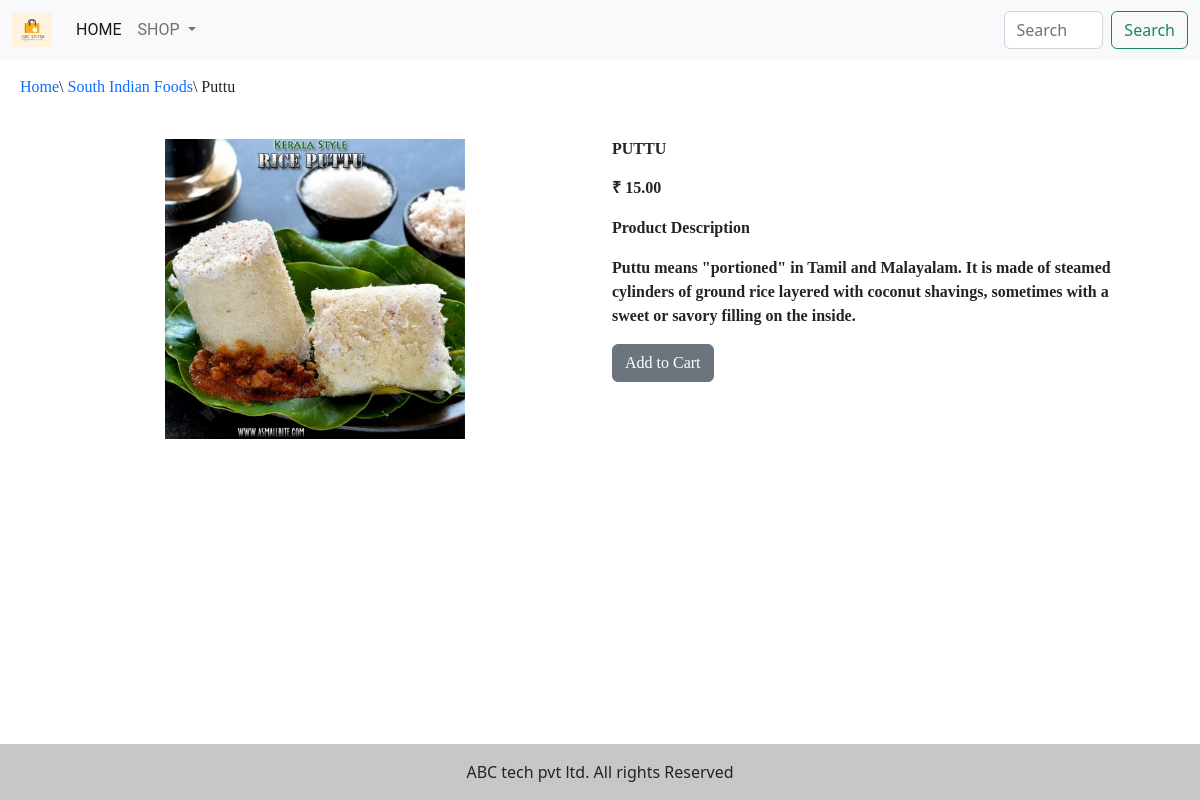
The app's page /south-indian-foods/puttu with its own data.
### app_1/models.py (models this page shows, shortened)
class Product(models.Model):
    name = models.CharField(max_length=30, unique=True)
    slug = models.SlugField(max_length=30, unique=True)
    description = models.TextField(blank=True)
    price = models.DecimalField(max_digits=10, decimal_places=2)
    category = models.ForeignKey(Category, on_delete= models.CASCADE)
    image = models.ImageField(upload_to='products')
    stock = models.IntegerField()
    available = models.BooleanField(default=True)
    created = models.DateTimeField(auto_now_add=True)
    updated = models.DateTimeField(auto_now=True)
    class Meta:
        ordering = ('name', )
        verbose_name = 'product'
        verbose_name_plural = 'products'
    def __str__(self):
        return '{}' . format(self.name)

class Category(models.Model):
    name = models.CharField(max_length=30)
    slug = models.SlugField(max_length=30)
    description = models.TextField(blank=True)
    image = models.ImageField(upload_to='category')
    class Meta:
        ordering = ('name', )
        verbose_name = 'Category'
        verbose_name_plural = 'Categories'
    def get_url(self):
        return reverse('app_1:products_by_category', args=[self.slug])
    def __str__(self):
        return '{}' . format(self.name)

### app_1/views.py (the view)
# urls.py: path('<slug:c_slug>/<slug:product_slug>', views.proDetail, name="prodCatdetails"),
def proDetail(request, c_slug, product_slug):
    try:
        product = Product.objects.get(category__slug=c_slug, slug = product_slug)
        print(product)
    except Exception as e:
        raise e
    context = {'product':product}
    return render(request, 'products.html', context)

### app_1/context_processors.py (called while the page is built)
def menu_links(request):
    links = Category.objects.all()
    return dict(links=links)

### cart/context_processors.py (called while the page is built)
def counter(request):
    item_count=0
    if 'admin' in request.path:
        return {}
    else:
        try:
            cart=Cart.objects.filter(cart_id=cart_id(request))
            car_items=CartItem.objects.all().filter(cart=cart[:1])
            for cart_item in car_items:
                 item_count +=cart_item.quantity
        except Cart.DoesNotExist:
            item_count = 0
    return dict(item_count=item_count)

### cart/views.py (called while the page is built)
def cart_id(request):
    cart=request.session.session_key
    if not cart:
        cart=request.session.create()
    return cart

### templates/products.html (shortened to what this page needs)
{% extends 'base.html' %}
{% load static %}
{% block content%}
<div class="row my_prod_row_class" style="padding:15px 20px 0px 20px;">
    <div class="mx-auto" style="font-family: Georgia;">
        <p><a href="{% url 'app_1:allprocat'%}" style="text-decoration:none;">Home</a>\ <a href="{{product.category.get_url}}" style="text-decoration:none;">{{product.category}}</a>\ {{product.name}}</p>
    </div>
</div>
      <div class="container">
        <br>
        <div class="row">
            <div class="col-12 col-sm-12 col-md-12 col-lg-6 text-center">
                <div style="min-width:18rem;">
                    <img src="{{product.image.url}}" alt="{{product.name}}" style="width:300px;" class="animate__animated animate__fadeIn animate__delay-0s">
                </div>
            </div>
            <div class="col-12 col-sm-12 col-md-12 col-lg-6">
              <div class="animate__animated animate__fadeIn animate__delay-1s">
                <h3 class="my_prod_title" style="font-size:16px;font-family: Georgia;font-weight:bold;text-transform:uppercase;letter-spacing: .2em,padding-top:15px;padding-bottom:10px;">{{product.name}}</h3>
                <p style="font-family: Georgia; font-weight:bold;">₹ {{product.price}}</p>
                <p class="my_title" style="font-family: Georgia;font-weight:bold;">Product Description</p>
                <p style="padding-right:20px;font-family: Georgia;font-weight:bold;">{{product.description}}</p>
                {% if product.stock <= 0%}
                    <p>Product Out Of Stock</p>
                {% else %}
                    <a href="{% url 'cart:add_cart' product.id %}" class="btn btn-secondary " style="font-family: Georgia;">Add to Cart</a>
                {% endif %}
              </div>
            </div>
        </div>
      </div>
{% endblock %}

### static/css/custom.css (style rules this page uses)
.my_prod_row_class { padding-top: 15px; padding-bottom: 20px; }
.my_prod_title { font-size:16px; text-transform:uppercase; letter-spacing: .2em padding-top:15px; padding-bottom:10px; }

### records on screen
Product: category "South Indian Foods", name "Puttu", image (picture), name "PUTTU", price "15.00", description "Puttu means \"portioned\" in Tamil and Malayalam. It is made of steamed cylinders of ground rice layered with coconut shavings, sometimes with a sweet or savory filling on the inside."
